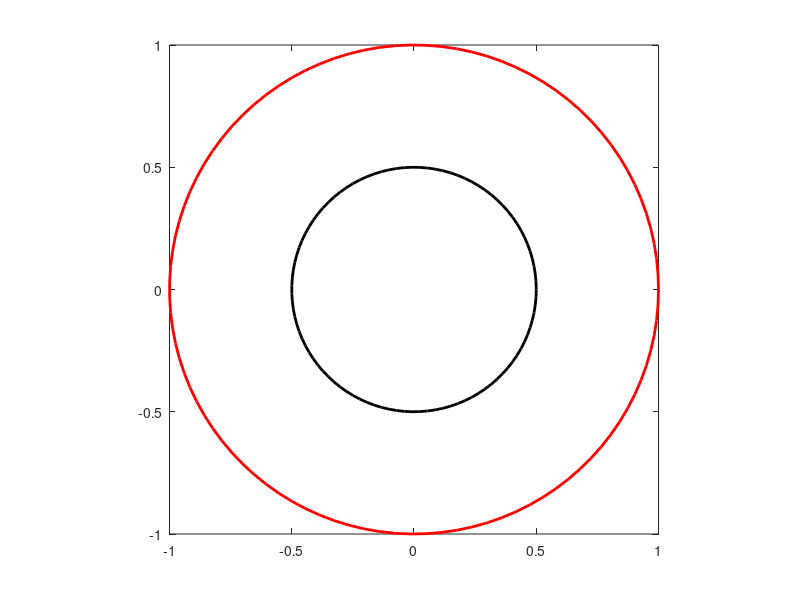

Write MATLAB code to recreate this figure.
numPoints=100; %Number of points making up the circle
radius=1;      %Radius of the circle

%Define circle in polar coordinates (angle and radius)
theta=linspace(0,2*pi,numPoints); %100 evenly spaced points between 0 and 2pi
rho=ones(1,numPoints)*radius; %Radius should be 1 for all 100 points

%Convert polar coordinates to Cartesian for plotting
[X,Y] = pol2cart(theta,rho); 

%Plot a red circle
plot(X,Y,'r-','linewidth',2);
axis square


%Altering the radius allows us to plot a second circle within the first one
radius=0.5;
rho=ones(1,numPoints)*radius;
[X,Y] = pol2cart(theta,rho);
hold on
plot(X,Y,'k-','linewidth',2);
hold off